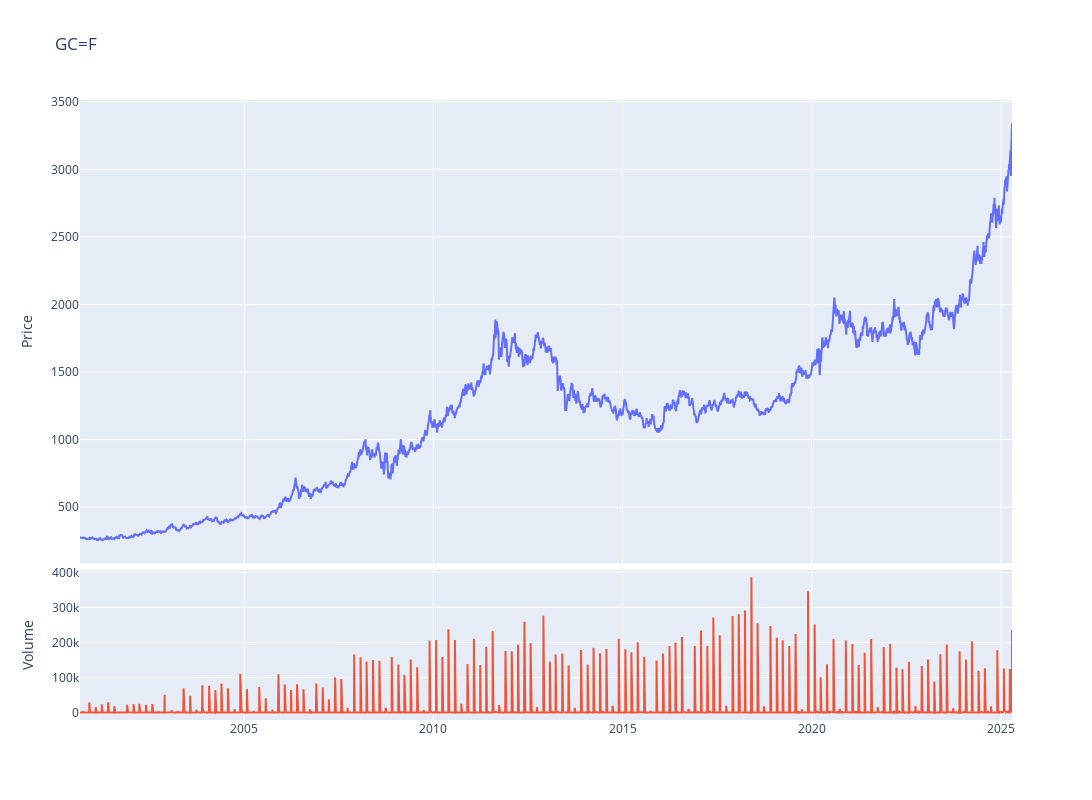

The notebook cell saved with this chart:
### Code cell
fig = make_subplots(rows=4, cols=1,shared_xaxes=True,vertical_spacing=0.01,specs=[[{'rowspan':3,'colspan':1}],[None],[None],[{'rowspan':1,'colspan':1}]])

# Graph (1,1)
fig.add_trace(go.Scatter(x=stock_ticker.index,y=stock_ticker['Adj Close'],mode="lines",name=f"{ticker}"),row=1, col=1)
# Update xaxis properties
fig.update_yaxes(title_text="Price", row=1, col=1)

# Graph (4,1)
fig.add_trace(go.Scatter(x=stock_ticker.index,y=stock_ticker['Volume'],mode="lines",name='Volume'),row=4, col=1)
fig.update_yaxes(title_text="Volume", row=4, col=1)

fig.update_layout(height=800, width=1300,showlegend=False,title=f"{ticker}")

fig.show()

### Figure 1 — Plotly figure (JSON) as saved in the notebook; plotly's stock layout.template omitted (floating-point values rounded to 4 significant figures; data arrays with more than 128 entries replaced by an {"elided": "..."} marker saying what was removed)
{"data": [{"mode": "lines", "name": "GC=F", "type": "scatter", "x": {"elided": "6180 str values"}, "xaxis": "x", "y": {"elided": "6180 float values"}, "yaxis": "y"}, {"mode": "lines", "name": "Volume", "type": "scatter", "x": {"elided": "6180 str values"}, "xaxis": "x2", "y": {"elided": "6180 int values"}, "yaxis": "y2"}], "layout": {"height": 800, "showlegend": false, "title": {"text": "GC=F"}, "width": 1300, "xaxis": {"anchor": "y", "domain": [0, 1], "matches": "x2", "showticklabels": false}, "xaxis2": {"anchor": "y2", "domain": [0, 1]}, "yaxis": {"anchor": "x", "domain": [0.2525, 1], "title": {"text": "Price"}}, "yaxis2": {"anchor": "x2", "domain": [0, 0.2425], "title": {"text": "Volume"}}}}
